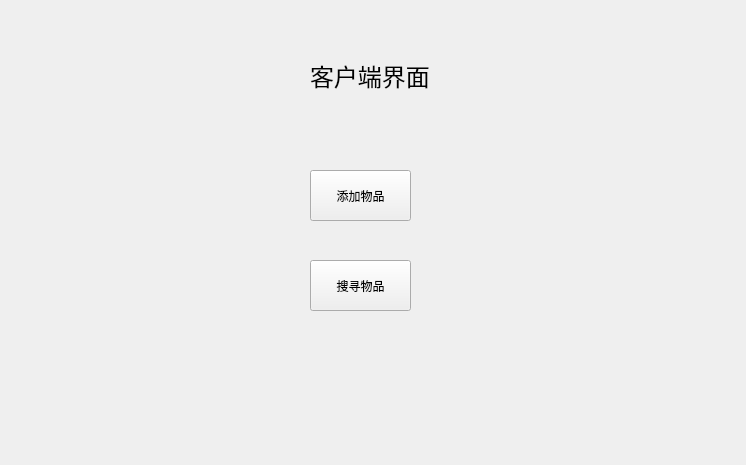
<?xml version="1.0" encoding="UTF-8"?>
<ui version="4.0">
 <class>UserWindow</class>
 <widget class="QWidget" name="UserWindow">
  <property name="geometry">
   <rect>
    <x>0</x>
    <y>0</y>
    <width>746</width>
    <height>465</height>
   </rect>
  </property>
  <property name="windowTitle">
   <string>Form</string>
  </property>
  <widget class="QLabel" name="label">
   <property name="geometry">
    <rect>
     <x>310</x>
     <y>60</y>
     <width>121</width>
     <height>31</height>
    </rect>
   </property>
   <property name="font">
    <font>
     <family>Agency FB</family>
     <pointsize>18</pointsize>
    </font>
   </property>
   <property name="text">
    <string>客户端界面</string>
   </property>
  </widget>
  <widget class="QPushButton" name="addButton">
   <property name="geometry">
    <rect>
     <x>310</x>
     <y>170</y>
     <width>101</width>
     <height>51</height>
    </rect>
   </property>
   <property name="text">
    <string>添加物品</string>
   </property>
  </widget>
  <widget class="QPushButton" name="searchButton">
   <property name="geometry">
    <rect>
     <x>310</x>
     <y>260</y>
     <width>101</width>
     <height>51</height>
    </rect>
   </property>
   <property name="text">
    <string>搜寻物品</string>
   </property>
  </widget>
 </widget>
 <resources/>
 <connections/>
</ui>
